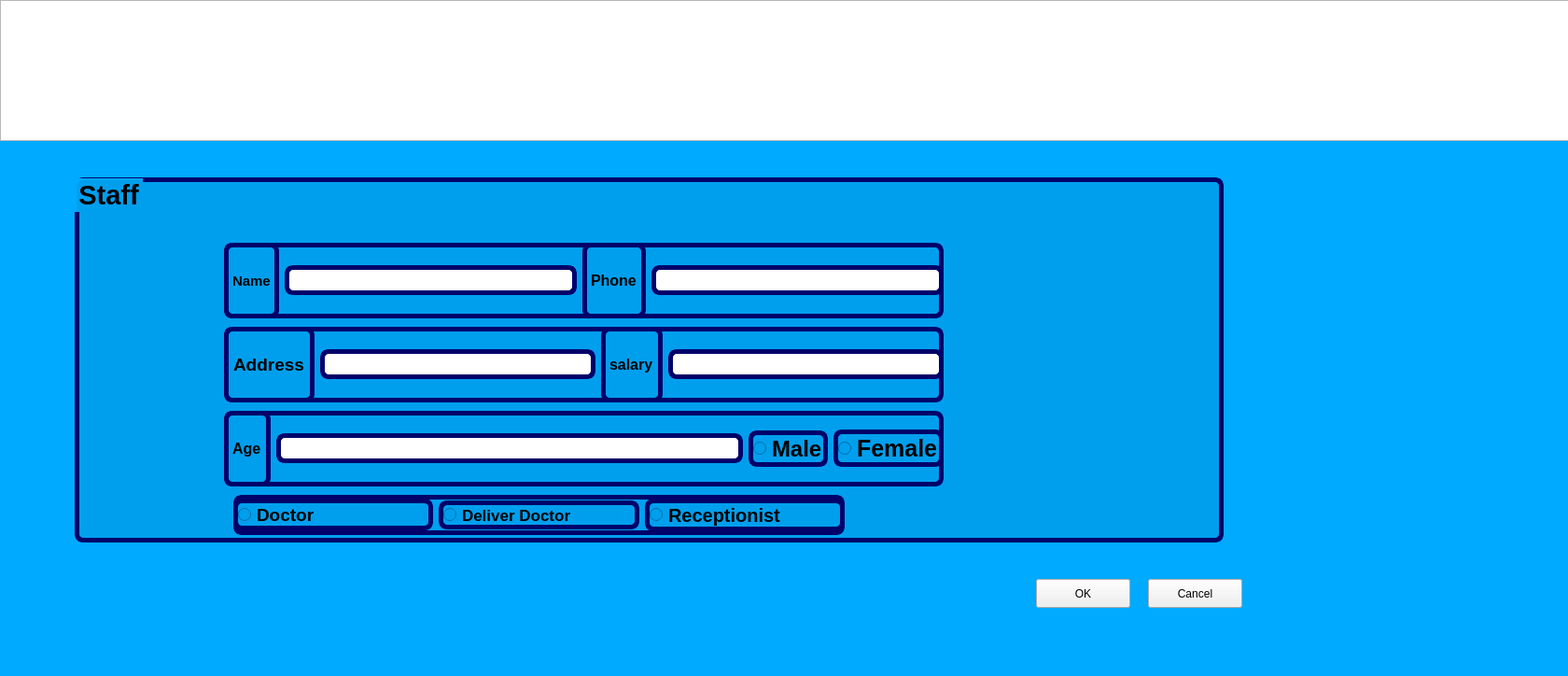
<?xml version="1.0" encoding="UTF-8"?>
<ui version="4.0">
 <class>staffForm</class>
 <widget class="QWidget" name="staffForm">
  <property name="geometry">
   <rect>
    <x>0</x>
    <y>0</y>
    <width>1680</width>
    <height>724</height>
   </rect>
  </property>
  <property name="windowTitle">
   <string>Form</string>
  </property>
  <property name="styleSheet">
   <string notr="true">QPushButton:hover{   background-color: rgb(255, 85, 0);}
#staffForm{background-color: rgb(0, 170, 255);}</string>
  </property>
  <widget class="QGraphicsView" name="graphicsView">
   <property name="geometry">
    <rect>
     <x>0</x>
     <y>0</y>
     <width>1811</width>
     <height>151</height>
    </rect>
   </property>
   <property name="styleSheet">
    <string notr="true">background-image: url(:/new/prefix1/download.jpg);</string>
   </property>
  </widget>
  <widget class="QGroupBox" name="groupBox">
   <property name="geometry">
    <rect>
     <x>80</x>
     <y>190</y>
     <width>1231</width>
     <height>391</height>
    </rect>
   </property>
   <property name="font">
    <font>
     <pointsize>22</pointsize>
     <weight>75</weight>
     <bold>true</bold>
    </font>
   </property>
   <property name="styleSheet">
    <string notr="true">border: 5px solid  rgb(0, 0, 106);
    border-radius: 9px;
    margin-top: 0.5em;
background-color: rgb(0, 159, 238);</string>
   </property>
   <property name="title">
    <string>Staff</string>
   </property>
   <widget class="QWidget" name="layoutWidget_4">
    <property name="geometry">
     <rect>
      <x>160</x>
      <y>70</y>
      <width>771</width>
      <height>81</height>
     </rect>
    </property>
    <layout class="QHBoxLayout" name="horizontalLayout">
     <property name="sizeConstraint">
      <enum>QLayout::SetNoConstraint</enum>
     </property>
     <item>
      <widget class="QLabel" name="label">
       <property name="font">
        <font>
         <pointsize>11</pointsize>
         <weight>75</weight>
         <bold>true</bold>
        </font>
       </property>
       <property name="text">
        <string>Name</string>
       </property>
      </widget>
     </item>
     <item>
      <widget class="QLineEdit" name="lineEdit">
       <property name="font">
        <font>
         <pointsize>13</pointsize>
         <weight>75</weight>
         <bold>true</bold>
        </font>
       </property>
       <property name="styleSheet">
        <string notr="true">background-color: rgb(255, 255, 255);</string>
       </property>
      </widget>
     </item>
     <item>
      <widget class="QLabel" name="label_2">
       <property name="font">
        <font>
         <pointsize>12</pointsize>
         <weight>75</weight>
         <bold>true</bold>
        </font>
       </property>
       <property name="styleSheet">
        <string notr="true"> font-size: large;
</string>
       </property>
       <property name="text">
        <string>Phone</string>
       </property>
      </widget>
     </item>
     <item>
      <widget class="QLineEdit" name="lineEdit_2">
       <property name="font">
        <font>
         <pointsize>13</pointsize>
         <weight>75</weight>
         <bold>true</bold>
        </font>
       </property>
       <property name="styleSheet">
        <string notr="true">background-color: rgb(255, 255, 255);</string>
       </property>
      </widget>
     </item>
    </layout>
   </widget>
   <widget class="QWidget" name="layoutWidget_2">
    <property name="geometry">
     <rect>
      <x>160</x>
      <y>160</y>
      <width>771</width>
      <height>81</height>
     </rect>
    </property>
    <layout class="QHBoxLayout" name="horizontalLayout_2">
     <item>
      <widget class="QLabel" name="label_3">
       <property name="font">
        <font>
         <pointsize>14</pointsize>
         <weight>75</weight>
         <bold>true</bold>
        </font>
       </property>
       <property name="text">
        <string>Address</string>
       </property>
      </widget>
     </item>
     <item>
      <widget class="QLineEdit" name="lineEdit_3">
       <property name="font">
        <font>
         <pointsize>13</pointsize>
         <weight>75</weight>
         <bold>true</bold>
        </font>
       </property>
       <property name="styleSheet">
        <string notr="true">background-color: rgb(255, 255, 255);</string>
       </property>
      </widget>
     </item>
     <item>
      <widget class="QLabel" name="label_5">
       <property name="font">
        <font>
         <pointsize>12</pointsize>
         <weight>75</weight>
         <bold>true</bold>
        </font>
       </property>
       <property name="text">
        <string>salary</string>
       </property>
      </widget>
     </item>
     <item>
      <widget class="QLineEdit" name="lineEdit_4">
       <property name="font">
        <font>
         <pointsize>13</pointsize>
         <weight>75</weight>
         <bold>true</bold>
        </font>
       </property>
       <property name="styleSheet">
        <string notr="true">background-color: rgb(255, 255, 255);</string>
       </property>
      </widget>
     </item>
    </layout>
   </widget>
   <widget class="QWidget" name="">
    <property name="geometry">
     <rect>
      <x>160</x>
      <y>250</y>
      <width>771</width>
      <height>81</height>
     </rect>
    </property>
    <layout class="QHBoxLayout" name="horizontalLayout_3">
     <item>
      <widget class="QLabel" name="label_4">
       <property name="font">
        <font>
         <pointsize>12</pointsize>
         <weight>75</weight>
         <bold>true</bold>
        </font>
       </property>
       <property name="text">
        <string>Age</string>
       </property>
      </widget>
     </item>
     <item>
      <widget class="QLineEdit" name="lineEdit_5">
       <property name="font">
        <font>
         <pointsize>13</pointsize>
         <weight>75</weight>
         <bold>true</bold>
        </font>
       </property>
       <property name="styleSheet">
        <string notr="true">background-color: rgb(255, 255, 255);</string>
       </property>
      </widget>
     </item>
     <item>
      <widget class="QRadioButton" name="radioButton_2">
       <property name="font">
        <font>
         <pointsize>18</pointsize>
         <weight>75</weight>
         <bold>true</bold>
        </font>
       </property>
       <property name="text">
        <string>Male</string>
       </property>
      </widget>
     </item>
     <item>
      <widget class="QRadioButton" name="radioButton">
       <property name="sizePolicy">
        <sizepolicy hsizetype="Fixed" vsizetype="Fixed">
         <horstretch>0</horstretch>
         <verstretch>0</verstretch>
        </sizepolicy>
       </property>
       <property name="font">
        <font>
         <pointsize>19</pointsize>
         <weight>75</weight>
         <bold>true</bold>
        </font>
       </property>
       <property name="text">
        <string>Female</string>
       </property>
      </widget>
     </item>
    </layout>
   </widget>
   <widget class="QWidget" name="layoutWidget">
    <property name="geometry">
     <rect>
      <x>170</x>
      <y>340</y>
      <width>655</width>
      <height>43</height>
     </rect>
    </property>
    <layout class="QHBoxLayout" name="horizontalLayout_6">
     <item>
      <widget class="QRadioButton" name="radioButton_3">
       <property name="font">
        <font>
         <pointsize>14</pointsize>
         <weight>75</weight>
         <bold>true</bold>
        </font>
       </property>
       <property name="text">
        <string>Doctor</string>
       </property>
      </widget>
     </item>
     <item>
      <widget class="QRadioButton" name="radioButton_4">
       <property name="font">
        <font>
         <pointsize>13</pointsize>
         <weight>75</weight>
         <bold>true</bold>
        </font>
       </property>
       <property name="text">
        <string>Deliver Doctor</string>
       </property>
      </widget>
     </item>
     <item>
      <widget class="QRadioButton" name="radioButton_5">
       <property name="font">
        <font>
         <pointsize>15</pointsize>
         <weight>75</weight>
         <bold>true</bold>
        </font>
       </property>
       <property name="text">
        <string>Receptionist</string>
       </property>
      </widget>
     </item>
    </layout>
   </widget>
  </widget>
  <widget class="QPushButton" name="pushButton">
   <property name="geometry">
    <rect>
     <x>1110</x>
     <y>620</y>
     <width>101</width>
     <height>31</height>
    </rect>
   </property>
   <property name="text">
    <string>OK</string>
   </property>
  </widget>
  <widget class="QPushButton" name="pushButton_2">
   <property name="geometry">
    <rect>
     <x>1230</x>
     <y>620</y>
     <width>101</width>
     <height>31</height>
    </rect>
   </property>
   <property name="text">
    <string>Cancel</string>
   </property>
  </widget>
 </widget>
 <resources/>
 <connections/>
</ui>
